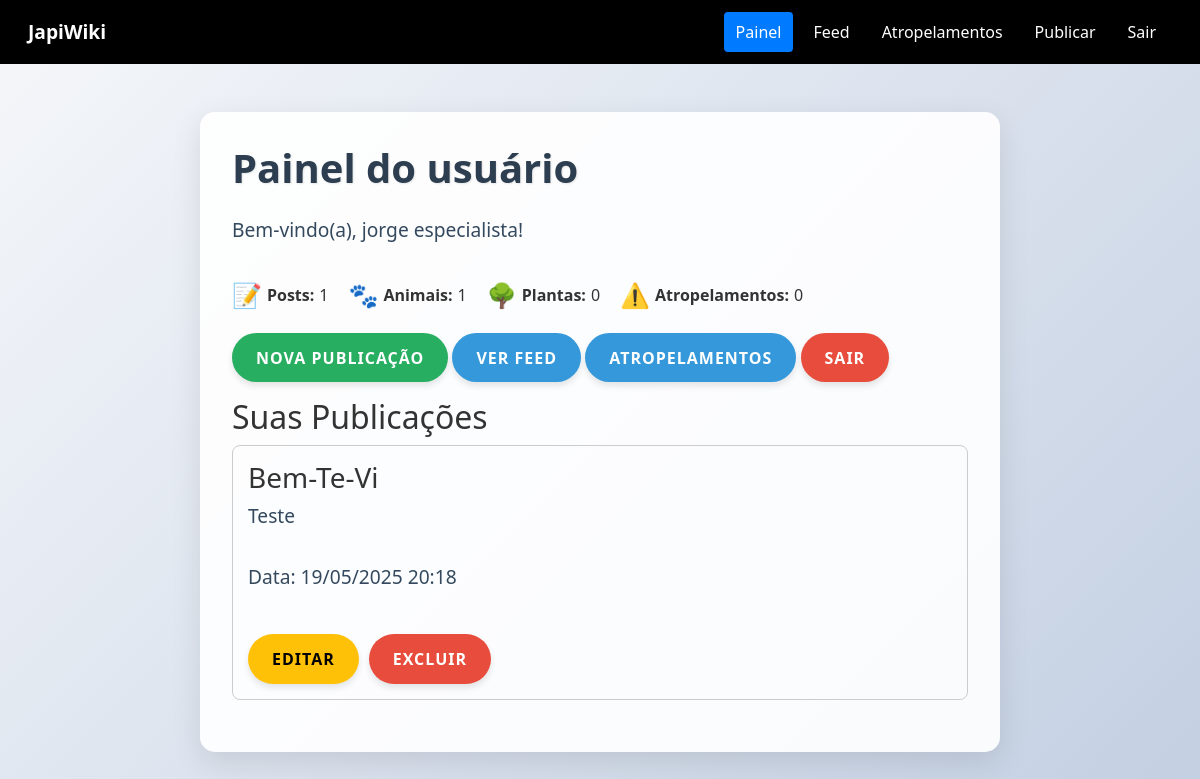
Page /painel_usuario.php (signed in) on the earlier database version.
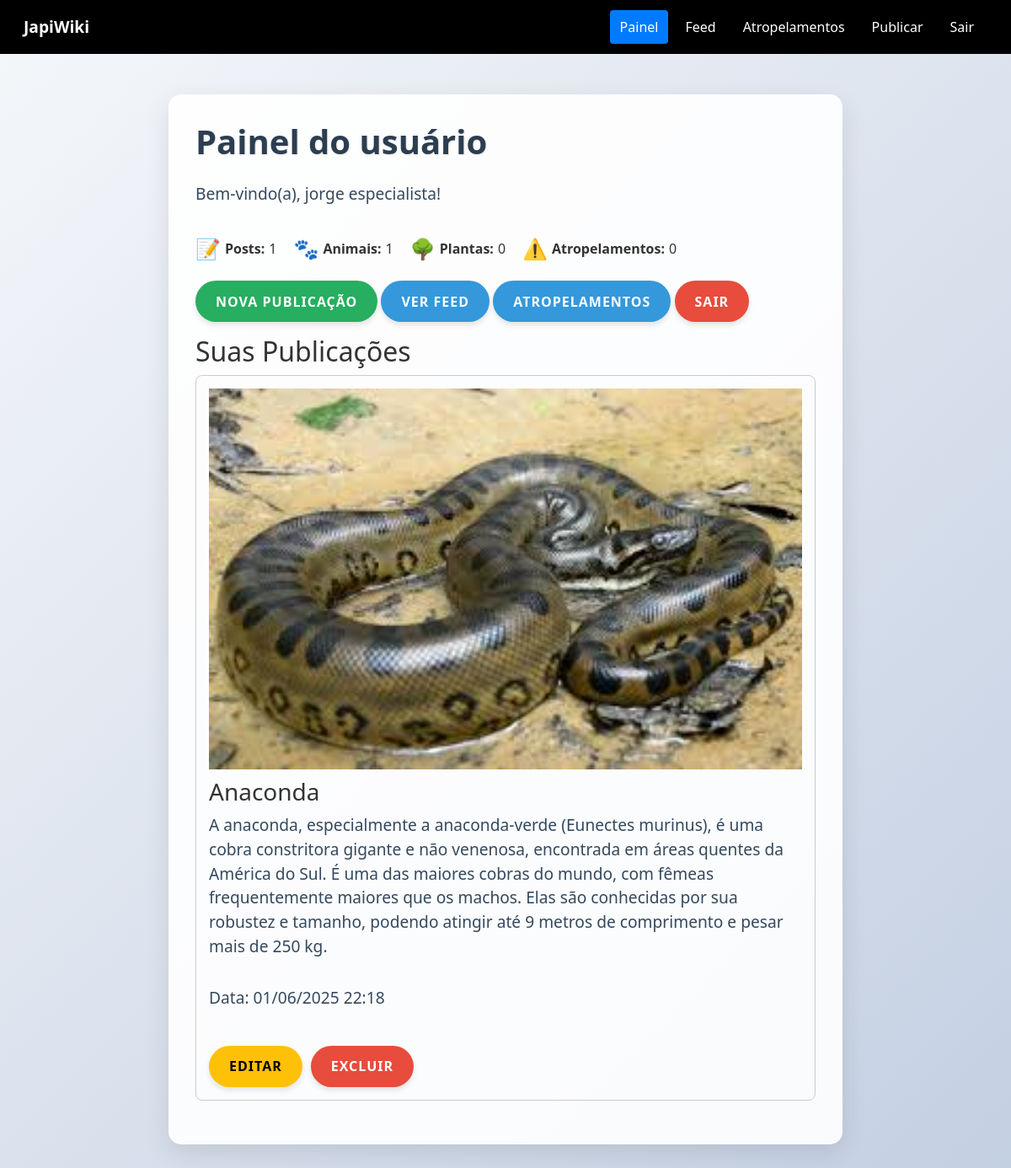
Same page on the later database version.
### tables this page shows
CREATE TABLE `publicacoes` (
  `id` int(11) NOT NULL,
  `especie` varchar(255) NOT NULL,
  `foto` varchar(255) NOT NULL,
  `usuario_id` int(11) NOT NULL,
  `data_publicacao` datetime DEFAULT current_timestamp(),
  `titulo` varchar(255) DEFAULT NULL,
  `descricao` text DEFAULT NULL,
  `caminho_foto` varchar(255) DEFAULT NULL,
  `atropelamento` tinyint(1) DEFAULT 0,
  `categoria` varchar(50) DEFAULT NULL,
  `tipo_especifico` varchar(100) DEFAULT NULL,
  `sub_categoria` varchar(100) DEFAULT NULL,
  `nome_cientifico` varchar(255) DEFAULT NULL
);

### painel_usuario.php (the view, shortened to what the changed rows need)
<?php
include 'conexao.php';
$stmt_publicacoes = $conn->prepare("
    SELECT p.*
    FROM publicacoes p
    WHERE p.usuario_id = ?
    ORDER BY p.data_publicacao DESC
");
$stmt_publicacoes->bind_param("i", $_SESSION['usuario_id']);
$stmt_publicacoes->execute();
$resultado_publicacoes = $stmt_publicacoes->get_result();
$publicacoes = $resultado_publicacoes->fetch_all(MYSQLI_ASSOC);
$stmt_atropelamentos = $conn->prepare("
    SELECT a.*
    FROM atropelamentos a
    WHERE a.usuario_id = ?
    ORDER BY a.data_postagem DESC
");
$stmt_atropelamentos->bind_param("i", $_SESSION['usuario_id']);
$stmt_atropelamentos->execute();
$resultado_atropelamentos = $stmt_atropelamentos->get_result();
$atropelamentos = $resultado_atropelamentos->fetch_all(MYSQLI_ASSOC);
$posts = array_merge($publicacoes, $atropelamentos);
usort($posts, function ($a, $b) {
    $data_a = $a['data_publicacao'] ?? $a['data_postagem'] ?? null;
    $data_b = $b['data_publicacao'] ?? $b['data_postagem'] ?? null;
    if ($data_a === null && $data_b === null) return 0;
    if ($data_a === null) return 1;
    if ($data_b === null) return -1;
    return strtotime($data_b) - strtotime($data_a);
});
?>
<!DOCTYPE html>
<html lang="pt-br">
<head>
    <link href="https://cdn.jsdelivr.net/npm/bootstrap@5.3.0/dist/css/bootstrap.min.css" rel="stylesheet">
    <link rel="stylesheet" href="css/painel_usuario.css">
</head>
<body>
    <div class="container mt-5">
        <h1>Painel do usuário</h1>
        <h2>Suas Publicações</h2>
        <?php if (empty($posts)): ?>
            <p>Você ainda não fez nenhuma publicação.</p>
        <?php else: ?>
            <?php foreach ($posts as $post): ?>
                <div class="post-container">
                    <?php if (isset($post['caminho_foto']) && file_exists($post['caminho_foto'])): ?>
                        <img src="<?= htmlspecialchars($post['caminho_foto']) ?>" alt="Imagem da publicação" class="post-image">
                    <?php endif; ?>
                    <div>
                        <?php if (isset($post['titulo'])): ?>
                            <h3><?= htmlspecialchars($post['titulo']) ?></h3>
                            <p><?= nl2br(htmlspecialchars($post['descricao'])) ?></p>
                            <p>Data: <?= date('d/m/Y H:i', strtotime($post['data_publicacao'])) ?></p>
                        <?php endif; ?>
                    </div>
                    <div class="post-actions">
                        <?php if (isset($post['titulo'])): ?>
                            <a href="editar_publicacao.php?id=<?= $post['id'] ?>" class="btn btn-sm btn-warning">Editar</a>
                            <a href="delete.php?id=<?= $post['id'] ?>&tipo=publicacao" class="btn btn-sm btn-danger" onclick="return confirm('Tem certeza que deseja excluir esta publicação?')">Excluir</a>
                        <?php elseif (isset($post['especie'])): ?>
                            <a href="editar_atropelamento.php?id=<?= $post['id'] ?>" class="btn btn-sm btn-warning">Editar</a>
                            <a href="delete.php?id=<?= $post['id'] ?>&tipo=atropelamento" class="btn btn-sm btn-danger" onclick="return confirm('Tem certeza que deseja excluir este caso de atropelamento?')">Excluir</a>
                        <?php endif; ?>
                    </div>
                </div>
            <?php endforeach; ?>
        <?php endif; ?>
    </div>
</body>
</html>

Differences in the rows shown:
removed publicacoes: titulo "Bem-Te-Vi", descricao "Teste", data_publicacao "19/05/2025 20:18"
added publicacoes: caminho_foto (picture), titulo "Anaconda", descricao "A anaconda, especialmente a anaconda-verde (Eunectes murinus), é uma cobra constritora gigante e não venenosa, encontrada em áreas quentes da América do Sul. É uma das maiores cobras do mundo, com fêmeas frequentemente maiores que os machos. Elas são conhecidas por sua robustez e tamanho, podendo atingir até 9 metros de comprimento e pesar mais de 250 kg.", data_publicacao "01/06/2025 22:18"
